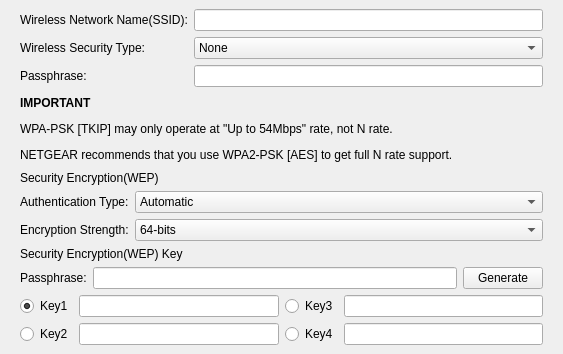
<?xml version="1.0" encoding="UTF-8"?>
<ui version="4.0">
 <class>WirelessSettingPannel</class>
 <widget class="QWidget" name="WirelessSettingPannel">
  <property name="geometry">
   <rect>
    <x>0</x>
    <y>0</y>
    <width>563</width>
    <height>343</height>
   </rect>
  </property>
  <property name="sizePolicy">
   <sizepolicy hsizetype="Preferred" vsizetype="Preferred">
    <horstretch>0</horstretch>
    <verstretch>0</verstretch>
   </sizepolicy>
  </property>
  <property name="windowTitle">
   <string>Form</string>
  </property>
  <property name="styleSheet">
   <string notr="true"/>
  </property>
  <layout class="QVBoxLayout" name="verticalLayout_2">
   <property name="spacing">
    <number>0</number>
   </property>
   <property name="topMargin">
    <number>0</number>
   </property>
   <property name="bottomMargin">
    <number>0</number>
   </property>
   <item>
    <widget class="QWidget" name="m_wifiCommonPanne" native="true">
     <property name="sizePolicy">
      <sizepolicy hsizetype="Preferred" vsizetype="Preferred">
       <horstretch>0</horstretch>
       <verstretch>0</verstretch>
      </sizepolicy>
     </property>
     <property name="styleSheet">
      <string notr="true"/>
     </property>
     <layout class="QFormLayout" name="formLayout_2">
      <property name="fieldGrowthPolicy">
       <enum>QFormLayout::AllNonFixedFieldsGrow</enum>
      </property>
      <item row="0" column="0">
       <widget class="QLabel" name="m_ssidTagLB">
        <property name="text">
         <string>Wireless Network Name(SSID):</string>
        </property>
       </widget>
      </item>
      <item row="0" column="1">
       <widget class="QLineEdit" name="m_ssidLE">
        <property name="maxLength">
         <number>32</number>
        </property>
       </widget>
      </item>
      <item row="1" column="0">
       <widget class="QLabel" name="m_secTypeTagLB">
        <property name="text">
         <string>Wireless Security Type:</string>
        </property>
       </widget>
      </item>
      <item row="1" column="1">
       <widget class="QComboBox" name="m_securityCB">
        <item>
         <property name="text">
          <string>None</string>
         </property>
        </item>
        <item>
         <property name="text">
          <string>WEP</string>
         </property>
        </item>
        <item>
         <property name="text">
          <string>WPA-PSK[TKIP]</string>
         </property>
        </item>
        <item>
         <property name="text">
          <string>WPA2-PSK[AES]</string>
         </property>
        </item>
        <item>
         <property name="text">
          <string>WPA-PSK[TKIP]+WPA2-PSK[AES]</string>
         </property>
        </item>
       </widget>
      </item>
      <item row="2" column="0">
       <widget class="QLabel" name="m_passPhraseLB">
        <property name="text">
         <string>Passphrase:</string>
        </property>
       </widget>
      </item>
      <item row="2" column="1">
       <widget class="QLineEdit" name="m_passPhraseLE">
        <property name="maxLength">
         <number>64</number>
        </property>
       </widget>
      </item>
     </layout>
    </widget>
   </item>
   <item>
    <widget class="QWidget" name="m_wirelessModePromptPane" native="true">
     <layout class="QHBoxLayout" name="horizontalLayout_2">
      <property name="spacing">
       <number>0</number>
      </property>
      <property name="topMargin">
       <number>0</number>
      </property>
      <property name="bottomMargin">
       <number>0</number>
      </property>
      <item>
       <widget class="QLabel" name="m_wirelessModePromptLB">
        <property name="text">
         <string>&lt;P&gt;&lt;B&gt;IMPORTANT&lt;/P&gt;&lt;/B&gt;&lt;P&gt;WPA-PSK [TKIP] may only operate at &quot;Up to 54Mbps&quot; rate, not N rate.&lt;/P&gt;&lt;P&gt;NETGEAR recommends that you use WPA2-PSK [AES] to get full N rate support.&lt;/P&gt;</string>
        </property>
        <property name="wordWrap">
         <bool>true</bool>
        </property>
       </widget>
      </item>
     </layout>
    </widget>
   </item>
   <item>
    <widget class="QWidget" name="m_wepSecurityPane" native="true">
     <property name="sizePolicy">
      <sizepolicy hsizetype="Preferred" vsizetype="Fixed">
       <horstretch>0</horstretch>
       <verstretch>0</verstretch>
      </sizepolicy>
     </property>
     <property name="styleSheet">
      <string notr="true"/>
     </property>
     <layout class="QVBoxLayout" name="verticalLayout">
      <item>
       <widget class="QLabel" name="m_wepEncryptionTitleLB">
        <property name="text">
         <string>Security Encryption(WEP)</string>
        </property>
       </widget>
      </item>
      <item>
       <layout class="QFormLayout" name="formLayout">
        <property name="fieldGrowthPolicy">
         <enum>QFormLayout::AllNonFixedFieldsGrow</enum>
        </property>
        <item row="0" column="0">
         <widget class="QLabel" name="m_authTypeTagLB">
          <property name="text">
           <string>Authentication Type:</string>
          </property>
         </widget>
        </item>
        <item row="0" column="1">
         <widget class="QComboBox" name="m_wepAuthTypeCB">
          <property name="editable">
           <bool>false</bool>
          </property>
          <item>
           <property name="text">
            <string>Automatic</string>
           </property>
          </item>
          <item>
           <property name="text">
            <string>Shared</string>
           </property>
          </item>
          <item>
           <property name="text">
            <string>Open</string>
           </property>
          </item>
         </widget>
        </item>
        <item row="1" column="0">
         <widget class="QLabel" name="m_encryptionStrengthTagLB">
          <property name="text">
           <string>Encryption Strength:</string>
          </property>
         </widget>
        </item>
        <item row="1" column="1">
         <widget class="QComboBox" name="m_wepEncryptionLenCB">
          <item>
           <property name="text">
            <string>64-bits</string>
           </property>
          </item>
          <item>
           <property name="text">
            <string>128-bits</string>
           </property>
          </item>
         </widget>
        </item>
       </layout>
      </item>
      <item>
       <widget class="QLabel" name="m_wepEncryptipnKeyTagLB">
        <property name="text">
         <string>Security Encryption(WEP) Key</string>
        </property>
       </widget>
      </item>
      <item>
       <layout class="QHBoxLayout" name="horizontalLayout">
        <item>
         <widget class="QLabel" name="m_wepPassphraseTagLB">
          <property name="text">
           <string>Passphrase:</string>
          </property>
         </widget>
        </item>
        <item>
         <widget class="QLineEdit" name="m_wepPassphraseLE">
          <property name="maxLength">
           <number>32</number>
          </property>
         </widget>
        </item>
        <item>
         <widget class="QPushButton" name="m_wepkeyGenerateBtn">
          <property name="text">
           <string>Generate</string>
          </property>
         </widget>
        </item>
       </layout>
      </item>
      <item>
       <layout class="QGridLayout" name="gridLayout">
        <item row="0" column="0">
         <widget class="QRadioButton" name="m_wepkey1RB">
          <property name="text">
           <string>Key1</string>
          </property>
          <property name="checked">
           <bool>true</bool>
          </property>
         </widget>
        </item>
        <item row="0" column="1">
         <widget class="QLineEdit" name="m_wepkey1LE">
          <property name="maxLength">
           <number>10</number>
          </property>
         </widget>
        </item>
        <item row="0" column="2">
         <widget class="QRadioButton" name="m_wepkey3RB">
          <property name="text">
           <string>Key3</string>
          </property>
         </widget>
        </item>
        <item row="0" column="3">
         <widget class="QLineEdit" name="m_wepkey3LE">
          <property name="maxLength">
           <number>10</number>
          </property>
         </widget>
        </item>
        <item row="1" column="0">
         <widget class="QRadioButton" name="m_wepkey2RB">
          <property name="text">
           <string>Key2</string>
          </property>
         </widget>
        </item>
        <item row="1" column="1">
         <widget class="QLineEdit" name="m_wepkey2LE">
          <property name="maxLength">
           <number>10</number>
          </property>
         </widget>
        </item>
        <item row="1" column="2">
         <widget class="QRadioButton" name="m_wepkey4RB">
          <property name="text">
           <string>Key4</string>
          </property>
         </widget>
        </item>
        <item row="1" column="3">
         <widget class="QLineEdit" name="m_wepkey4LE">
          <property name="maxLength">
           <number>10</number>
          </property>
         </widget>
        </item>
       </layout>
      </item>
     </layout>
    </widget>
   </item>
  </layout>
 </widget>
 <resources/>
 <connections>
  <connection>
   <sender>m_securityCB</sender>
   <signal>currentIndexChanged(QString)</signal>
   <receiver>WirelessSettingPannel</receiver>
   <slot>onCBCurrentIndexChanged(QString)</slot>
   <hints>
    <hint type="sourcelabel">
     <x>201</x>
     <y>47</y>
    </hint>
    <hint type="destinationlabel">
     <x>396</x>
     <y>27</y>
    </hint>
   </hints>
  </connection>
  <connection>
   <sender>m_wepAuthTypeCB</sender>
   <signal>currentIndexChanged(QString)</signal>
   <receiver>WirelessSettingPannel</receiver>
   <slot>onCBCurrentIndexChanged(QString)</slot>
   <hints>
    <hint type="sourcelabel">
     <x>365</x>
     <y>144</y>
    </hint>
    <hint type="destinationlabel">
     <x>399</x>
     <y>142</y>
    </hint>
   </hints>
  </connection>
  <connection>
   <sender>m_wepEncryptionLenCB</sender>
   <signal>currentIndexChanged(QString)</signal>
   <receiver>WirelessSettingPannel</receiver>
   <slot>onCBCurrentIndexChanged(QString)</slot>
   <hints>
    <hint type="sourcelabel">
     <x>330</x>
     <y>172</y>
    </hint>
    <hint type="destinationlabel">
     <x>397</x>
     <y>185</y>
    </hint>
   </hints>
  </connection>
  <connection>
   <sender>m_ssidLE</sender>
   <signal>textChanged(QString)</signal>
   <receiver>WirelessSettingPannel</receiver>
   <slot>onLETextChanged(QString)</slot>
   <hints>
    <hint type="sourcelabel">
     <x>198</x>
     <y>23</y>
    </hint>
    <hint type="destinationlabel">
     <x>473</x>
     <y>103</y>
    </hint>
   </hints>
  </connection>
  <connection>
   <sender>m_passPhraseLE</sender>
   <signal>textChanged(QString)</signal>
   <receiver>WirelessSettingPannel</receiver>
   <slot>onLETextChanged(QString)</slot>
   <hints>
    <hint type="sourcelabel">
     <x>233</x>
     <y>85</y>
    </hint>
    <hint type="destinationlabel">
     <x>419</x>
     <y>305</y>
    </hint>
   </hints>
  </connection>
  <connection>
   <sender>m_wepPassphraseLE</sender>
   <signal>textChanged(QString)</signal>
   <receiver>WirelessSettingPannel</receiver>
   <slot>onLETextChanged(QString)</slot>
   <hints>
    <hint type="sourcelabel">
     <x>120</x>
     <y>216</y>
    </hint>
    <hint type="destinationlabel">
     <x>82</x>
     <y>297</y>
    </hint>
   </hints>
  </connection>
  <connection>
   <sender>m_wepkey1LE</sender>
   <signal>textChanged(QString)</signal>
   <receiver>WirelessSettingPannel</receiver>
   <slot>onLETextChanged(QString)</slot>
   <hints>
    <hint type="sourcelabel">
     <x>90</x>
     <y>244</y>
    </hint>
    <hint type="destinationlabel">
     <x>71</x>
     <y>312</y>
    </hint>
   </hints>
  </connection>
  <connection>
   <sender>m_wepkey2LE</sender>
   <signal>textChanged(QString)</signal>
   <receiver>WirelessSettingPannel</receiver>
   <slot>onLETextChanged(QString)</slot>
   <hints>
    <hint type="sourcelabel">
     <x>185</x>
     <y>272</y>
    </hint>
    <hint type="destinationlabel">
     <x>251</x>
     <y>320</y>
    </hint>
   </hints>
  </connection>
  <connection>
   <sender>m_wepkey3LE</sender>
   <signal>textChanged(QString)</signal>
   <receiver>WirelessSettingPannel</receiver>
   <slot>onLETextChanged(QString)</slot>
   <hints>
    <hint type="sourcelabel">
     <x>319</x>
     <y>244</y>
    </hint>
    <hint type="destinationlabel">
     <x>340</x>
     <y>300</y>
    </hint>
   </hints>
  </connection>
  <connection>
   <sender>m_wepkey4LE</sender>
   <signal>textChanged(QString)</signal>
   <receiver>WirelessSettingPannel</receiver>
   <slot>onLETextChanged(QString)</slot>
   <hints>
    <hint type="sourcelabel">
     <x>297</x>
     <y>266</y>
    </hint>
    <hint type="destinationlabel">
     <x>276</x>
     <y>299</y>
    </hint>
   </hints>
  </connection>
  <connection>
   <sender>m_wepkey2RB</sender>
   <signal>toggled(bool)</signal>
   <receiver>WirelessSettingPannel</receiver>
   <slot>onRBToggled(bool)</slot>
   <hints>
    <hint type="sourcelabel">
     <x>37</x>
     <y>269</y>
    </hint>
    <hint type="destinationlabel">
     <x>-3</x>
     <y>276</y>
    </hint>
   </hints>
  </connection>
  <connection>
   <sender>m_wepkey1RB</sender>
   <signal>toggled(bool)</signal>
   <receiver>WirelessSettingPannel</receiver>
   <slot>onRBToggled(bool)</slot>
   <hints>
    <hint type="sourcelabel">
     <x>22</x>
     <y>236</y>
    </hint>
    <hint type="destinationlabel">
     <x>6</x>
     <y>236</y>
    </hint>
   </hints>
  </connection>
  <connection>
   <sender>m_wepkey3RB</sender>
   <signal>toggled(bool)</signal>
   <receiver>WirelessSettingPannel</receiver>
   <slot>onRBToggled(bool)</slot>
   <hints>
    <hint type="sourcelabel">
     <x>252</x>
     <y>241</y>
    </hint>
    <hint type="destinationlabel">
     <x>455</x>
     <y>250</y>
    </hint>
   </hints>
  </connection>
  <connection>
   <sender>m_wepkey4RB</sender>
   <signal>toggled(bool)</signal>
   <receiver>WirelessSettingPannel</receiver>
   <slot>onRBToggled(bool)</slot>
   <hints>
    <hint type="sourcelabel">
     <x>260</x>
     <y>260</y>
    </hint>
    <hint type="destinationlabel">
     <x>463</x>
     <y>226</y>
    </hint>
   </hints>
  </connection>
 </connections>
 <slots>
  <slot>onCBCurrentIndexChanged(QString)</slot>
  <slot>onLETextChanged(QString)</slot>
  <slot>onRBToggled(bool)</slot>
 </slots>
</ui>
